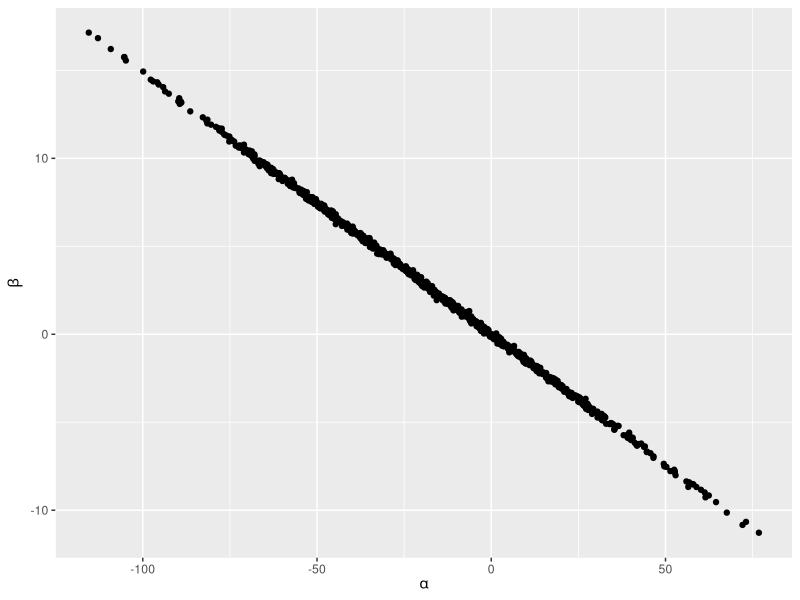
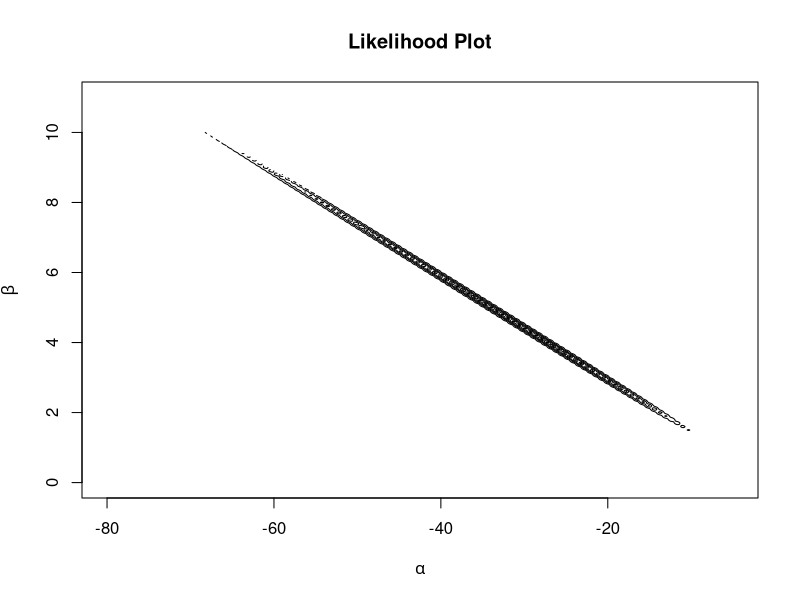
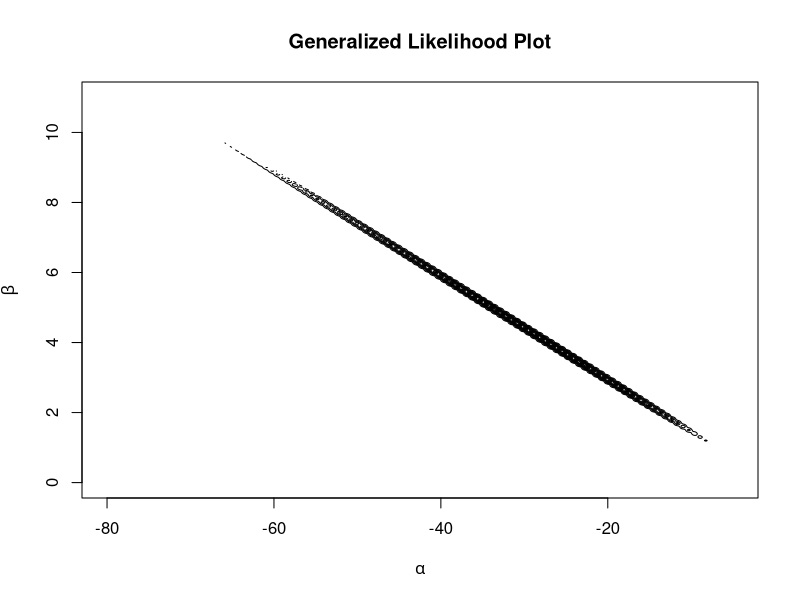
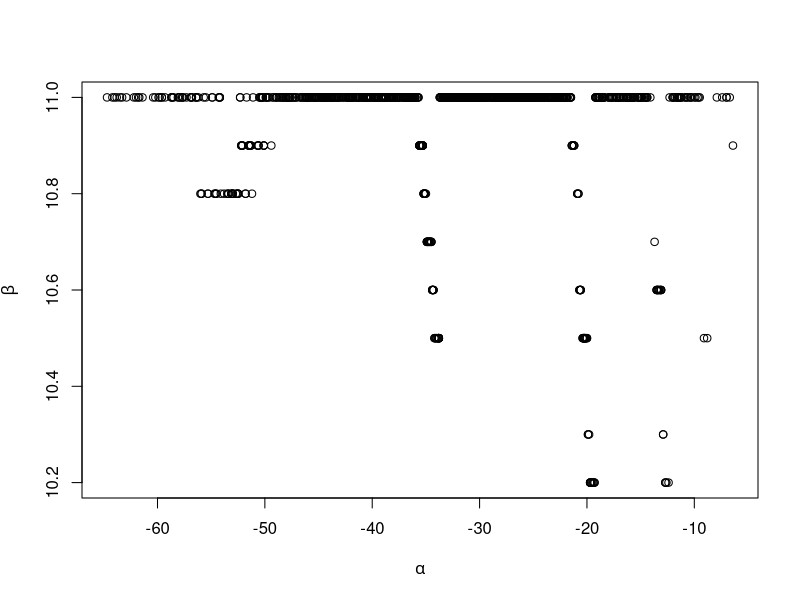
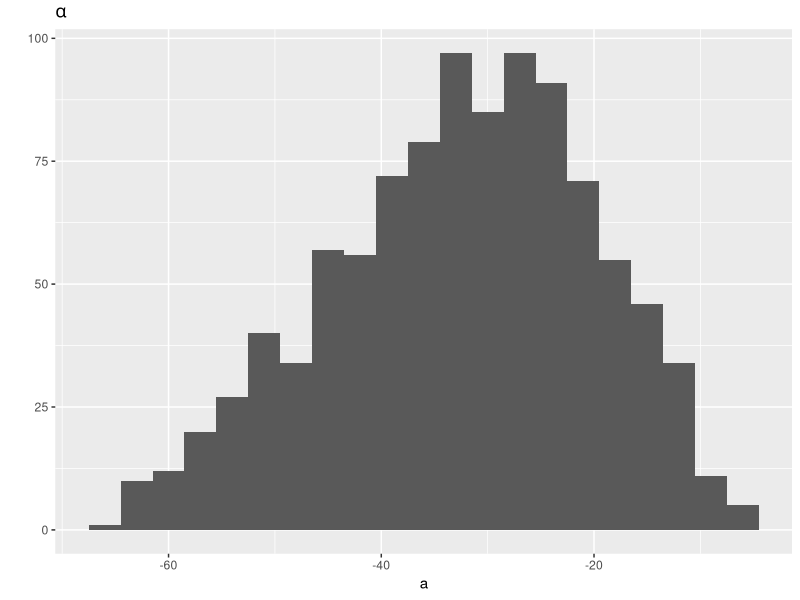
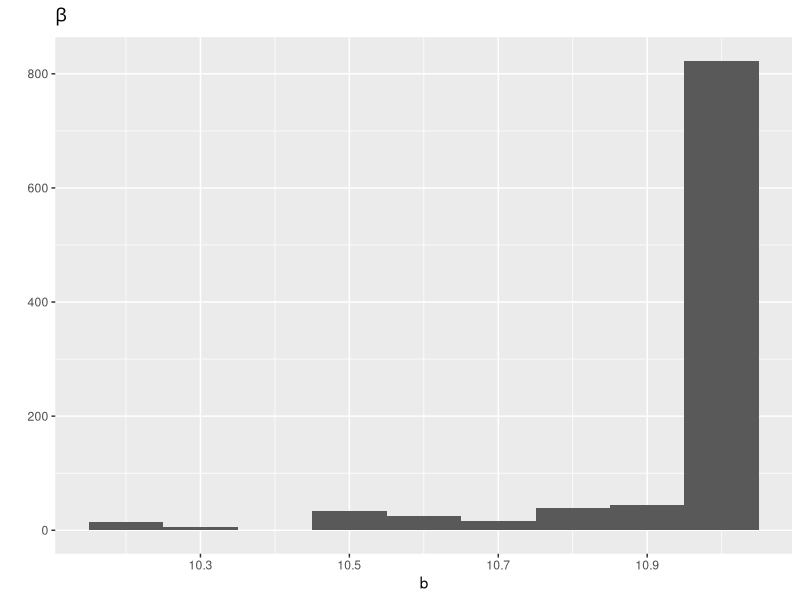
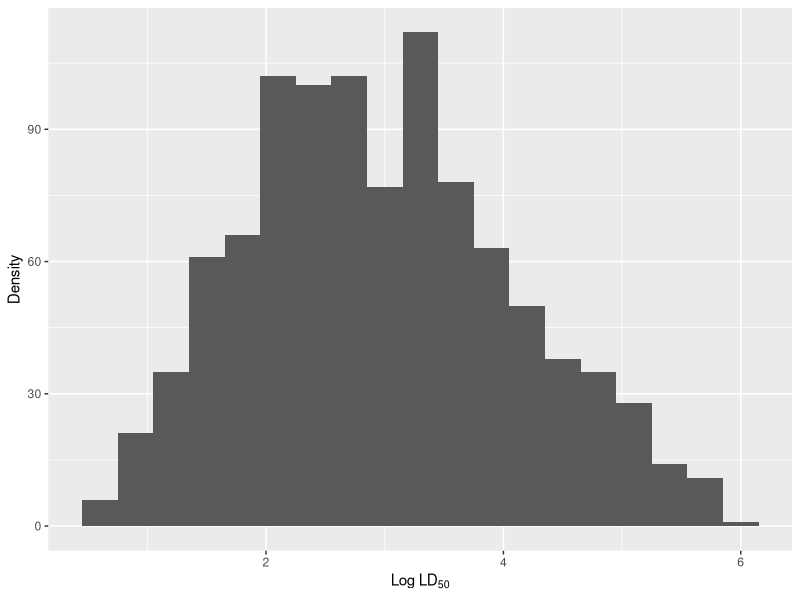

Here is the R script that generated these plots, in order:
## ---- chunk 1
knitr::opts_chunk$set(cache=TRUE)
# library(MASS)
library(mvtnorm)
library(ggplot2)
## ---- chunk 2
a.0 <- -17.31
b.0 <- 2.57
Sigma.0 <- matrix(c(1053.72, -156.45, -156.45, 23.24), nrow=2)

prior.samples <- rmvnorm(1e3, c(a.0, b.0), Sigma.0)

ggplot(data.frame(prior.samples), aes(x=X1, y=X2)) +
   geom_jitter() +
   xlab(expression(alpha)) +
   ylab(expression(beta))
## ---- chunk 3
x <- c(-0.86, -0.30, -0.05, 0.73) + log(1e3)
n <- rep(5, 4)
y <- c(0, 1, 3, 5)

lik <- function(grid, x, y, n) {
    a <- grid[1]
    b <- grid[2]
    p <- pnorm(a + b * x)
    log.lik <- sum(y * log(p) + (n - y) * log(1 - p))
    return(exp(log.lik))
}

a.grid <- seq(-80, -5, 0.1)
b.grid <- seq(0, 11, 0.1)
grid <- expand.grid(a.grid, b.grid)

z <- matrix(apply(grid, 1, lik, x=x, y=y, n=n),
            nrow=length(a.grid), ncol=length(b.grid),
            byrow=FALSE)

contour(a.grid, b.grid, z, 
        xlab=expression(alpha), 
        ylab=expression(beta), drawlabels=FALSE,
        main="Likelihood Plot")
## ---- chunk 4
gen.lik <- function(grid, x, y, n) {
    lik <- lik(grid, x, y, n)
    prior.prob <- dmvnorm(grid, c(a.0, b.0), Sigma.0)
    return(lik * prior.prob)
}

z <- matrix(apply(grid, 1, gen.lik, x=x, y=y, n=n),
            nrow=length(a.grid), ncol=length(b.grid),
            byrow=FALSE)

contour(a.grid, b.grid, z, 
        xlab=expression(alpha), 
        ylab=expression(beta), drawlabels=FALSE,
        main="Generalized Likelihood Plot")
## ---- chunk 5
GenRandomFromGrid <- function(x, cdf.x) {
    u <- runif(1)
    max(x[u > cdf.x])
}

p.ab <- z/sum(z, na.rm=TRUE)
p.a <- apply(p.ab, 1, sum, na.rm=TRUE)
p.b <- apply(p.ab, 2, sum, na.rm=TRUE)

cdf.a <- cumsum(p.a)
cdf.b <- cumsum(p.b)

u <- runif(1e3)

a <- rep(NA, length(u))
b <- rep(NA, length(u))

for (i in 1:length(u)) {
    a[i] <- max(a.grid[u[i] > cdf.a])
}

for (i in 1:length(a)) {
    j <- which(a.grid == a[i])
    cdf.b.given.a <- cumsum(na.omit(p.ab[j, ])) / sum(p.ab[j, ], na.rm=TRUE)
    b[i] <- max(b.grid[u[i] > cdf.b.given.a])
}

plot(a, b, xlab=expression(alpha), ylab=expression(beta))
## ---- chunk 6
qplot(a, main=expression(alpha), binwidth=3)
qplot(b, main=expression(beta), binwidth=0.1)
## ---- chunk 7
log.ld.50 <- -a / b

qplot(log.ld.50, xlab=expression("Log LD"[50]), ylab="Density", binwidth=0.3)
